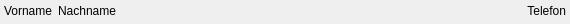
<?xml version="1.0" encoding="UTF-8"?>
<ui version="4.0">
 <class>CustomerListItem</class>
 <widget class="QWidget" name="CustomerListItem">
  <property name="geometry">
   <rect>
    <x>0</x>
    <y>0</y>
    <width>570</width>
    <height>24</height>
   </rect>
  </property>
  <property name="minimumSize">
   <size>
    <width>0</width>
    <height>24</height>
   </size>
  </property>
  <property name="maximumSize">
   <size>
    <width>16777215</width>
    <height>32</height>
   </size>
  </property>
  <property name="windowTitle">
   <string>Form</string>
  </property>
  <layout class="QHBoxLayout" name="horizontalLayout" stretch="0,0,1">
   <property name="leftMargin">
    <number>4</number>
   </property>
   <property name="topMargin">
    <number>4</number>
   </property>
   <property name="rightMargin">
    <number>4</number>
   </property>
   <property name="bottomMargin">
    <number>4</number>
   </property>
   <item>
    <widget class="QLabel" name="lblFirstname">
     <property name="font">
      <font>
       <family>Segoe UI</family>
       <pointsize>9</pointsize>
       <bold>false</bold>
      </font>
     </property>
     <property name="text">
      <string>Vorname</string>
     </property>
     <property name="alignment">
      <set>Qt::AlignmentFlag::AlignLeading|Qt::AlignmentFlag::AlignLeft|Qt::AlignmentFlag::AlignTop</set>
     </property>
    </widget>
   </item>
   <item>
    <widget class="QLabel" name="lblLastname">
     <property name="font">
      <font>
       <family>Segoe UI</family>
       <pointsize>9</pointsize>
       <bold>false</bold>
      </font>
     </property>
     <property name="text">
      <string>Nachname</string>
     </property>
     <property name="alignment">
      <set>Qt::AlignmentFlag::AlignLeading|Qt::AlignmentFlag::AlignLeft|Qt::AlignmentFlag::AlignTop</set>
     </property>
    </widget>
   </item>
   <item>
    <widget class="QLabel" name="lblPhone">
     <property name="minimumSize">
      <size>
       <width>0</width>
       <height>24</height>
      </size>
     </property>
     <property name="font">
      <font>
       <family>Segoe UI</family>
       <pointsize>9</pointsize>
       <bold>false</bold>
      </font>
     </property>
     <property name="text">
      <string>Telefon</string>
     </property>
     <property name="alignment">
      <set>Qt::AlignmentFlag::AlignRight|Qt::AlignmentFlag::AlignTop|Qt::AlignmentFlag::AlignTrailing</set>
     </property>
    </widget>
   </item>
  </layout>
 </widget>
 <resources>
  <include location="../assets/ressources.qrc"/>
 </resources>
 <connections/>
</ui>
